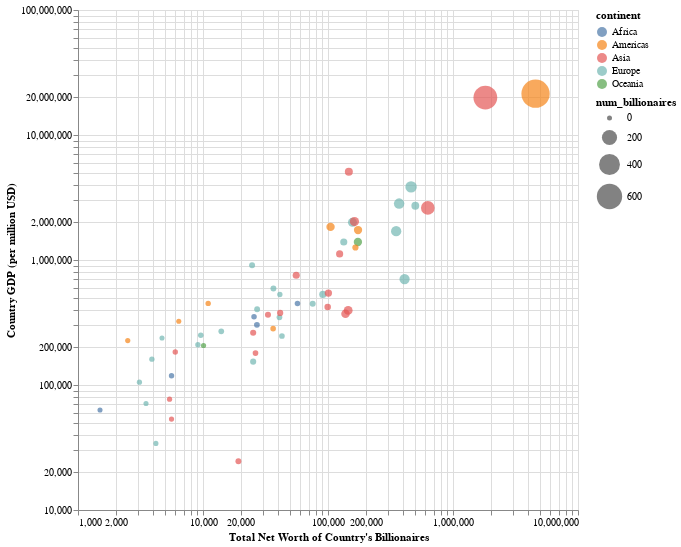

Write notebook code for a chart like this one.
### Code cell
bind = alt.selection_interval(bind='scales')

# input_checkbox = alt.binding_checkbox()
# scale_select = alt.selection_point(bind=input_checkbox)
# type_checkbox_condition = alt.condition(scale_select,
#                                         alt.Scale(type='log'),
#                                         alt.Scale(type='linear')
#                                        )

alt.Chart(gdf).mark_circle().encode(
    y=alt.Y("gdp_country:Q",
            scale=alt.Scale(type='log'),
            # scale=type_checkbox_condition,
            title="Country GDP (per million USD)"),
    x=alt.X("totalWorth",
            scale=alt.Scale(type='log'),
            # scale=type_checkbox_condition,
            title="Total Net Worth of Country's Billionaires"),
    size=alt.Size("num_billionaires", scale=alt.Scale(range=[25, 800])),
    color="continent",
    tooltip=["country", 'num_billionaires', 'gdp_country:Q'],
).properties(
    height=500,
    width=500
).add_params(
    bind
    # type_checkbox_condition
)

### Figure 1 — Vega-Lite specification as saved in the notebook (floating-point values rounded to 4 significant figures)
{"config": {"view": {"continuousWidth": 300, "continuousHeight": 300}}, "data": {"name": "data-45ca8d062675f5699ece2e281c6cbc31"}, "mark": {"type": "circle"}, "encoding": {"color": {"field": "continent", "type": "nominal"}, "size": {"field": "num_billionaires", "scale": {"range": [25, 800]}, "type": "quantitative"}, "tooltip": [{"field": "country", "type": "nominal"}, {"field": "num_billionaires", "type": "quantitative"}, {"field": "gdp_country", "type": "quantitative"}], "x": {"field": "totalWorth", "scale": {"type": "log"}, "title": "Total Net Worth of Country's Billionaires", "type": "quantitative"}, "y": {"field": "gdp_country", "scale": {"type": "log"}, "title": "Country GDP (per million USD)", "type": "quantitative"}}, "height": 500, "params": [{"name": "param_1", "select": {"type": "interval"}, "bind": "scales"}], "width": 500, "$schema": "https://vega.github.io/schema/vega-lite/v5.14.1.json", "datasets": {"data-45ca8d062675f5699ece2e281c6cbc31": [{"country": "Argentina", "continent": "Americas", "gdp_country": 449700.0, "num_billionaires": 4, "totalWorth": 11000}, {"country": "Australia", "continent": "Oceania", "gdp_country": 1393000.0, "num_billionaires": 43, "totalWorth": 173500}, {"country": "Austria", "continent": "Europe", "gdp_country": 446300.0, "num_billionaires": 11, "totalWorth": 75400}, {"country": "Belgium", "continent": "Europe", "gdp_country": 529600.0, "num_billionaires": 3, "totalWorth": 41200}, {"country": "Brazil", "continent": "Americas", "gdp_country": 1840000.0, "num_billionaires": 44, "totalWorth": 104800}, {"country": "Canada", "continent": "Americas", "gdp_country": 1736000.0, "num_billionaires": 42, "totalWorth": 173900}, {"country": "Chile", "continent": "Americas", "gdp_country": 282300.0, "num_billionaires": 6, "totalWorth": 36400}, {"country": "China", "continent": "Asia", "gdp_country": 19910000.0, "num_billionaires": 527, "totalWorth": 1814700}, {"country": "Colombia", "continent": "Americas", "gdp_country": 323800.0, "num_billionaires": 1, "totalWorth": 6400}, {"country": "Cyprus", "continent": "Asia", "gdp_country": 24560.0, "num_billionaires": 10, "totalWorth": 19200}, {"country": "Czech Republic", "continent": "Europe", "gdp_country": 246500.0, "num_billionaires": 7, "totalWorth": 42800}, {"country": "Denmark", "continent": "Europe", "gdp_country": 348100.0, "num_billionaires": 7, "totalWorth": 40900}, {"country": "Egypt", "continent": "Africa", "gdp_country": 303200.0, "num_billionaires": 8, "totalWorth": 27000}, {"country": "Finland", "continent": "Europe", "gdp_country": 268800.0, "num_billionaires": 7, "totalWorth": 14000}, {"country": "France", "continent": "Europe", "gdp_country": 2716000.0, "num_billionaires": 35, "totalWorth": 499500}, {"country": "Germany", "continent": "Europe", "gdp_country": 3846000.0, "num_billionaires": 102, "totalWorth": 462100}, {"country": "Greece", "continent": "Europe", "gdp_country": 209900.0, "num_billionaires": 3, "totalWorth": 9100}, {"country": "Hungary", "continent": "Europe", "gdp_country": 161000.0, "num_billionaires": 3, "totalWorth": 3900}, {"country": "India", "continent": "Asia", "gdp_country": 2611000.0, "num_billionaires": 157, "totalWorth": 628700}, {"country": "Indonesia", "continent": "Asia", "gdp_country": 1119000.0, "num_billionaires": 25, "totalWorth": 123900}, {"country": "Israel", "continent": "Asia", "gdp_country": 395100.0, "num_billionaires": 52, "totalWorth": 145000}, {"country": "Italy", "continent": "Europe", "gdp_country": 2001000.0, "num_billionaires": 55, "totalWorth": 156900}, {"country": "Japan", "continent": "Asia", "gdp_country": 5082000.0, "num_billionaires": 38, "totalWorth": 146800}, {"country": "Kazakhstan", "continent": "Asia", "gdp_country": 180200.0, "num_billionaires": 7, "totalWorth": 26300}, {"country": "Latvia", "continent": "Europe", "gdp_country": 34120.0, "num_billionaires": 1, "totalWorth": 4200}, {"country": "Lebanon", "continent": "Asia", "gdp_country": 53370.0, "num_billionaires": 2, "totalWorth": 5600}, {"country": "Luxembourg", "continent": "Europe", "gdp_country": 71100.0, "num_billionaires": 1, "totalWorth": 3500}, {"country": "Malaysia", "continent": "Asia", "gdp_country": 364700.0, "num_billionaires": 11, "totalWorth": 33100}, {"country": "Mexico", "continent": "Americas", "gdp_country": 1258000.0, "num_billionaires": 13, "totalWorth": 165700}, {"country": "Morocco", "continent": "Africa", "gdp_country": 118700.0, "num_billionaires": 4, "totalWorth": 5600}, {"country": "Netherlands", "continent": "Europe", "gdp_country": 909100.0, "num_billionaires": 10, "totalWorth": 24700}, {"country": "New Zealand", "continent": "Oceania", "gdp_country": 206900.0, "num_billionaires": 2, "totalWorth": 10100}, {"country": "Nigeria", "continent": "Africa", "gdp_country": 448100.0, "num_billionaires": 6, "totalWorth": 57000}, {"country": "Norway", "continent": "Europe", "gdp_country": 403300.0, "num_billionaires": 9, "totalWorth": 27100}, {"country": "Oman", "continent": "Asia", "gdp_country": 76980.0, "num_billionaires": 2, "totalWorth": 5400}, {"country": "Peru", "continent": "Americas", "gdp_country": 226800.0, "num_billionaires": 2, "totalWorth": 2500}, {"country": "Philippines", "continent": "Asia", "gdp_country": 376800.0, "num_billionaires": 14, "totalWorth": 41400}, {"country": "Poland", "continent": "Europe", "gdp_country": 592200.0, "num_billionaires": 10, "totalWorth": 36600}, {"country": "Portugal", "continent": "Europe", "gdp_country": 237700.0, "num_billionaires": 1, "totalWorth": 4700}, {"country": "Qatar", "continent": "Asia", "gdp_country": 183500.0, "num_billionaires": 4, "totalWorth": 6000}, {"country": "Romania", "continent": "Europe", "gdp_country": 250100.0, "num_billionaires": 6, "totalWorth": 9600}, {"country": "Russia", "continent": "Europe", "gdp_country": 1700000.0, "num_billionaires": 79, "totalWorth": 351000}, {"country": "Singapore", "continent": "Asia", "gdp_country": 372100.0, "num_billionaires": 46, "totalWorth": 138000}, {"country": "Slovakia", "continent": "Europe", "gdp_country": 105400.0, "num_billionaires": 2, "totalWorth": 3100}, {"country": "South Africa", "continent": "Africa", "gdp_country": 351400.0, "num_billionaires": 5, "totalWorth": 25600}, {"country": "South Korea", "continent": "Asia", "gdp_country": 2029000.0, "num_billionaires": 58, "totalWorth": 162800}, {"country": "Spain", "continent": "Europe", "gdp_country": 1394000.0, "num_billionaires": 25, "totalWorth": 133700}, {"country": "Sweden", "continent": "Europe", "gdp_country": 530800.0, "num_billionaires": 26, "totalWorth": 90900}, {"country": "Switzerland", "continent": "Europe", "gdp_country": 703100.0, "num_billionaires": 78, "totalWorth": 409900}, {"country": "Tanzania", "continent": "Africa", "gdp_country": 63180.0, "num_billionaires": 1, "totalWorth": 1500}, {"country": "Thailand", "continent": "Asia", "gdp_country": 543600.0, "num_billionaires": 28, "totalWorth": 100700}, {"country": "Turkey", "continent": "Asia", "gdp_country": 754400.0, "num_billionaires": 25, "totalWorth": 55700}, {"country": "Ukraine", "continent": "Europe", "gdp_country": 153800.0, "num_billionaires": 12, "totalWorth": 25200}, {"country": "United Arab Emirates", "continent": "Asia", "gdp_country": 421100.0, "num_billionaires": 17, "totalWorth": 99400}, {"country": "United Kingdom", "continent": "Europe", "gdp_country": 2827000.0, "num_billionaires": 82, "totalWorth": 370700}, {"country": "United States", "continent": "Americas", "gdp_country": 21430000.0, "num_billionaires": 754, "totalWorth": 4575100}, {"country": "Vietnam", "continent": "Asia", "gdp_country": 261900.0, "num_billionaires": 12, "totalWorth": 25200}]}}
